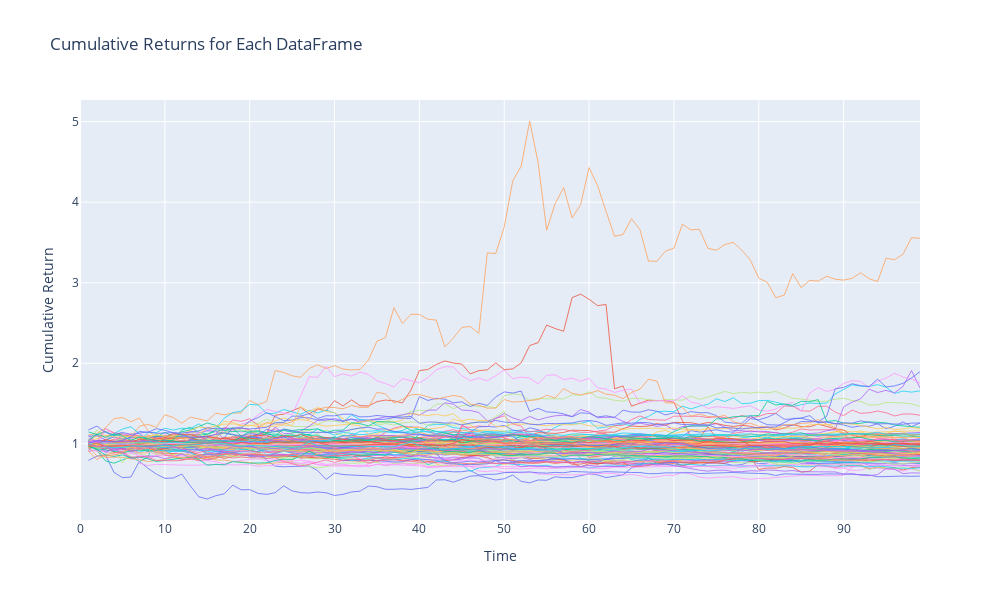

Source (notebook cell):
### Code cell
# Plot all cumulative returns on a plotly graph

# Create a figure
fig = go.Figure()

# Plot cumulative returns for each symbol
for symbol in symbols:
    temp = data[symbol]
    fig.add_trace(go.Scatter(y=temp['creturn'], mode='lines', name=symbol, line=dict(width=0.8)))

# Set layout
fig.update_layout(
    title='Cumulative Returns for Each DataFrame',
    xaxis=dict(title='Time'),
    yaxis=dict(title='Cumulative Return'),
    showlegend=False,  # Hide legend
    width=1000,
    height=600
)

# Show the plot
fig.show()
